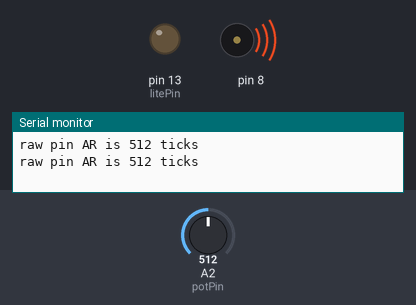
Simulated run of this sketch. Board: Arduino Uno, built with avr-gcc and run on an emulated ATmega328P. Shown: output pins drawn as LEDs (lit = HIGH), buzzer (waves = sounding), the last lines printed to the serial monitor. Inputs (shaded band) come from the test bench; at power-on: A2 (potPin) = 512.

Above: at 1.2 s.
1.3 s: A2 (potPin) set to 34
At 1.38 s:
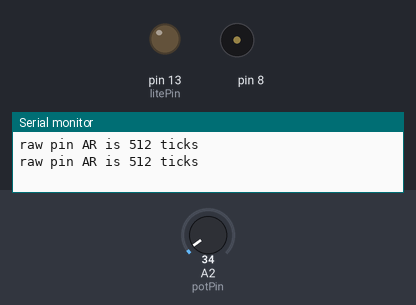
4.3 s: A2 (potPin) set to 28
At 5.3 s:
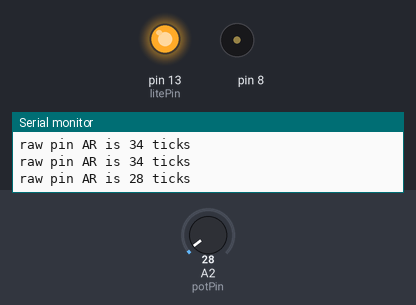
Timing chart, 0 to 7.3 s (numbered marks = the images above; inputs shaded):
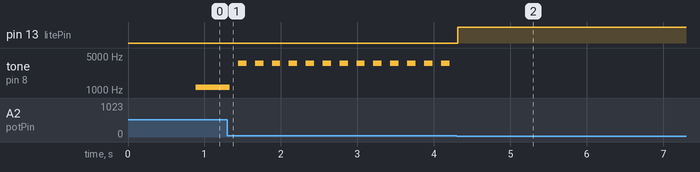

Measured:
- the behaviour switches between 31 and 30 on A2 (potPin) (found by bisection; images 1 and 2)
- after the input at 1.3 s, tone on pin 8: alternates 3585 Hz for 0.11 s and silent for 0.11 s, starting after 0.14 s
- after the input at 4.3 s, pin 13 (litePin): LOW → HIGH at once; tone on pin 8: stops changing and stays silent

The sketch:

AnalInputMap2ToneC.ino
```cpp
/*
 input analog voltage, from pot or sonar, map to useful values, activate toner using beep
 rate and frequency to indicate distance (inversely); when target distance reached, stop tone and
 turn on a light; set adjacent analog pins (gnd, 5v, signal) to 0 and 5 v to power pot or US device
 mod A worked fine but not optimal -- long delays make loop execute very slowly when AR big;
 mod B uses timed event method to eliminate loop delays; much more complex logic, and tone quality
 suffers from beat frequency I assume
 mod C uses timedAction lib to make beeps run in their own thread so loop rate not affected; tone
 quality is fine, and I can modulate beep rate in loop, and freq by setting it in beep().
 Uses: anal read, tone, TimedAction (old) lib, count for sane printing, map, constrain
 */

// preprocessor directives
#define potPin  A2  // analog pin to read the pot / device voltage, A0-1 can power device
#define litePin 13  // digital pin to light LED when target distance reached

#include <TimedAction.h>

void beep();

TimedAction beepONoff = TimedAction(1000,beep);  // object runs its own 'thread'

// ARval local var, shown here for clarity, others are global
//int ARval;       //  variable reads the raw value from the analog pin
int beepDura = 1000;    // duration of tone() on and off in mSec, put into TA; reset in loop
int toneFreq = 700;   // frequency of tone() in hz, set in loop, reset in beep() fx
boolean toneOn = false;  // true if we're toning, false if quiet

void setup()
{
  pinMode(potPin, INPUT);  // put pot ends/device supply to 5v and grnd, signal voltage to A_
//  pinMode(A2,OUTPUT);
//  pinMode(A1,OUTPUT);
//  digitalWrite(A2,HIGH);
//  digitalWrite(A1,LOW);

  pinMode(litePin,OUTPUT);  // signal lite comes on when target distance reached
  digitalWrite(litePin,LOW);  // init LED to off

  Serial.begin(9600);   // need for printout of values, watch loop execution rate
}

void loop()
{
  static byte counter = 20;   // static sets this once, counter enables sane printout

  int ARval = analogRead(potPin);   // reads the volts from the potentiometer/US device
  // 0-5000 mv. input translates to 0 to 1023, .205 ticks/mV,
  // US device V output linearly proportional to distance ~150 mv/ft
  // thus 1 ft ~= 150*.205 = 31 ticks; and 20 ft = 3000 mV * .205 = 615 ticks
  // we'll use these values to set rate and freq. of a beeping tone
  // we want fastest rate to be 5 beeps/sec, i.e. on/off duration each 100 msec;
  // we want slowest rate to be 1/2 beep/ sec, ie on/off duration each 500 msec;
  // slowest freq 400 hz, fastest 4000 hz; so we map tick range to those 2 ranges
  static int prevARval = ARval+1;  // just set 1st loop

  // map function uses integers, but does not constrain to a range
  int beepDura = map(ARval,31,615,100,500); // positive slope so closer --> smaller intervals
  // so we constrain here
  beepDura = constrain(beepDura,100,500);
  // toneFreq = constrain(toneFreq,400,4000);  // now read and applied in beep()

  if (ARval >= 31)  // > 1 ft range, we use timedAction to beep pin 8
  {
    beepONoff.enable();
    digitalWrite(litePin,LOW);  // lite OFF if > target distance from something

    if(ARval != prevARval)
    {  // send a new interval to the timedAction
      beepONoff.setInterval(beepDura);
      delay(5);
      beepONoff.check();
    }
    else // value same so just check up on it
    {
      beepONoff.check();
    } // end else

  }
  else  // we're < 1 ft distance, turn off beep and turn on LED
  {
    beepONoff.disable();
    noTone(8);
    digitalWrite(litePin,HIGH);
  }

  //
  // map fx I/O uses ints; we could convert input value in ticks to distance in ft.
  //  val = map(ARval, 31, 615, 1, 20);  // and print to Ser. Mon.
  //  Serial.println(val); // in ft.

  if(counter==20)   // print every 20 loops
  {
    String myValue = String(ARval,DEC);
    Serial.println(String ("raw pin AR is " + myValue + " ticks"));
    counter = 0;
  }
  counter++;

  delay(50);
}   // end loop


void beep()
{
  int ARval = analogRead(potPin);
  int toneFreq = map(ARval,31,615,3600,600);
  toneFreq = constrain(toneFreq,600,4700);
  if(toneOn) tone(8,toneFreq);
  else noTone(8);
  toneOn = !toneOn;  // timed Actions of beepDura should alternate on and off toning

}
```
